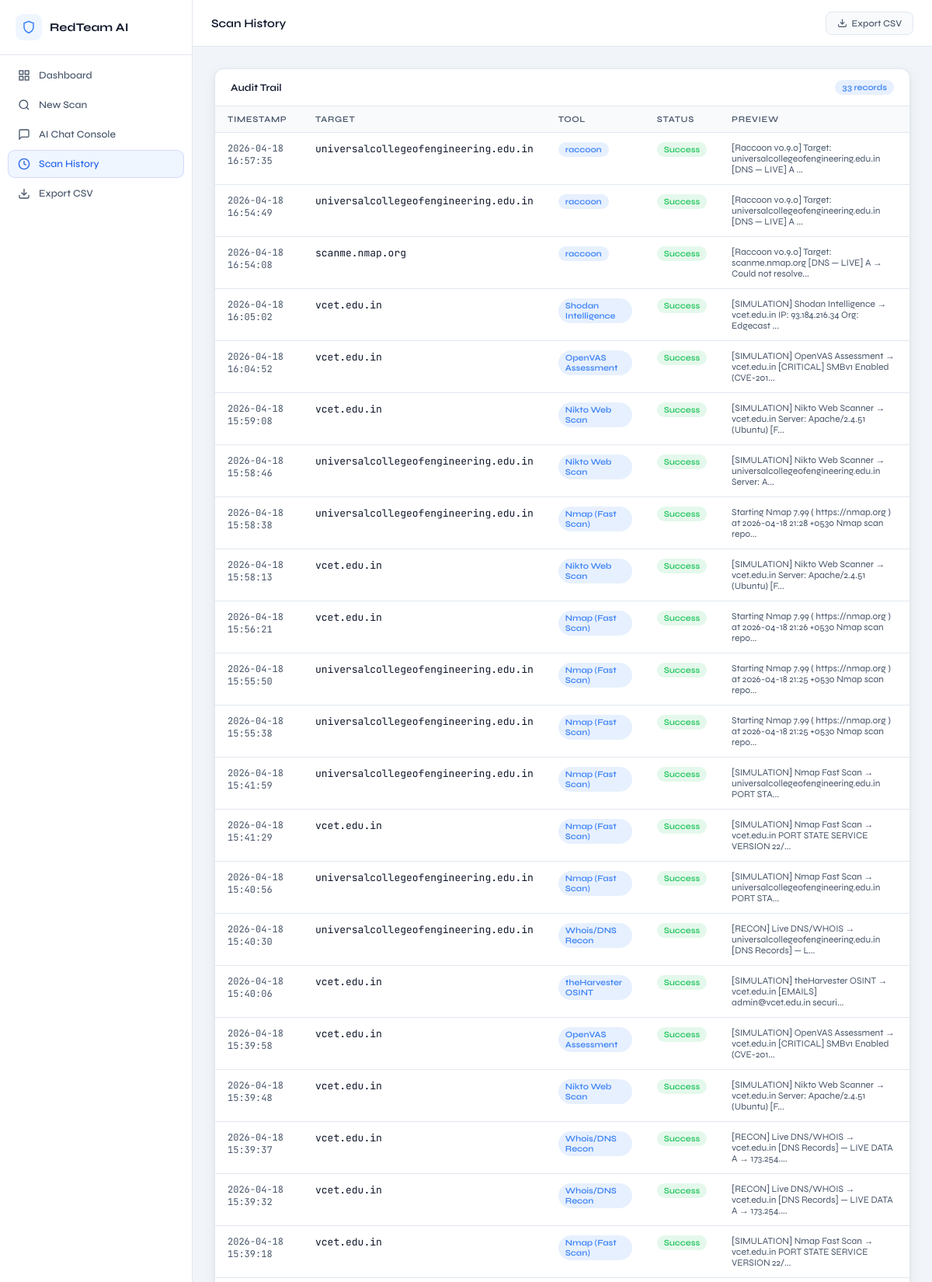
Screenshot of /individual/history (signed in, upper part) with the database file from the repository.
### app.py (models this page shows)
class AuditLog(db.Model):
    id             = db.Column(db.Integer, primary_key=True)
    user_id        = db.Column(db.Integer, db.ForeignKey('user.id'), nullable=False)
    target         = db.Column(db.String(150), nullable=False)
    tool_used      = db.Column(db.String(80),  nullable=False)
    timestamp      = db.Column(db.DateTime, default=datetime.utcnow)
    status         = db.Column(db.String(50))
    output_summary = db.Column(db.Text)
    user           = db.relationship('User', backref=db.backref('logs', lazy=True))

### app.py (the view)
@app.route('/individual/history')
@login_required
def individual_history():
    session['mode'] = 'individual'
    logs = AuditLog.query.filter_by(user_id=current_user.id).order_by(AuditLog.timestamp.desc()).all()
    return render_template('individual/history.html', logs=logs)

### app.py (called while the page is built)
@login_manager.user_loader
def load_user(uid): return User.query.get(int(uid))

### templates/individual/history.html
{% extends "base.html" %}{% from "individual/_nav.html" import individual_nav %}
{% block title %}RedTeam AI — History{% endblock %}{% block page_title %}Scan History{% endblock %}
{% block sidebar_nav %}{{ individual_nav('history') }}{% endblock %}
{% block topbar_right %}<a href="{{ url_for('export_scans') }}" class="topbar-btn"><svg width="13" height="13" viewBox="0 0 24 24" fill="none" stroke="currentColor" stroke-width="2"><path d="M21 15v4a2 2 0 01-2 2H5a2 2 0 01-2-2v-4"/><polyline points="7 10 12 15 17 10"/><line x1="12" y1="15" x2="12" y2="3"/></svg>Export CSV</a>{% endblock %}
{% block content %}
<div class="card"><div class="card-head"><span>Audit Trail</span><span class="badge badge-blue">{{ logs|length }} records</span></div>
<div class="card-body p0">{% if logs %}
<table class="data-table"><thead><tr><th>Timestamp</th><th>Target</th><th>Tool</th><th>Status</th><th>Preview</th></tr></thead><tbody>
{% for l in logs %}<tr><td class="mono muted-text small-text">{{ l.timestamp.strftime('%Y-%m-%d %H:%M:%S') }}</td><td><code class="mono">{{ l.target }}</code></td><td><span class="badge badge-blue">{{ l.tool_used }}</span></td><td><span class="badge badge-green">{{ l.status }}</span></td><td class="muted-text small-text">{{ (l.output_summary or '')[:80] }}...</td></tr>{% endfor %}
</tbody></table>{% else %}<div class="empty-state"><p>No scan history yet.</p></div>{% endif %}
</div></div>{% endblock %}

### static/css/styles.css (style rules this page uses)
:root { --blue:#3b82f6;--blue-dim:#1d4ed8;--indigo:#6366f1;--indigo-dim:#4338ca; --green:#22c55e;--red:#ef4444;--amber:#f59e0b;--orange:#f97316; --purple:#a855f7;--cyan:#06b6d4;--pink:#ec4899;--slate:#64748b; --bg:#f1f5f9;--surface:#fff;--surface2:#f8fafc;--border:#e2e8f0;--border2:#cbd5e1; --text:#0f172a;--text2:#475569;--text3:#94a3b8; --sidebar-bg:#fff;--sidebar-border:#e2e8f0; --nav-active-bg:#eff6ff;--nav-active-c:#2563eb;--nav-hover-bg:#f8fafc; --radius:12px;--shadow:0 1px 3px rgba(0,0,0,.06),0 4px 16px rgba(0,0,0,.06); }
*,*::before,*::after { box-sizing:border-box;margin:0;padding:0; }
html,body { height:100%; }
body { font-family:'Syne',sans-serif;background:var(--bg);color:var(--text);-webkit-font-smoothing:antialiased; }
a { text-decoration:none;color:inherit; }
.mono { font-family:'JetBrains Mono',monospace; }
.topbar-btn { display:flex;align-items:center;gap:6px;padding:7px 14px;border-radius:8px;font-size:12px;font-weight:500;background:var(--surface2);color:var(--text2);border:1px solid var(--border);transition:all .15s;font-family:'Syne',sans-serif;cursor:pointer;text-decoration:none; }
.card { background:var(--surface);border:1px solid var(--border);border-radius:var(--radius);box-shadow:var(--shadow);overflow:hidden; }
.card-head { display:flex;align-items:center;justify-content:space-between;padding:14px 20px;border-bottom:1px solid var(--border);font-size:13px;font-weight:600;color:var(--text); }
.card-body { padding:20px; }
.card-body.p0 { padding:0; }
.data-table { width:100%;border-collapse:collapse;font-size:13px; }
.data-table th { padding:10px 16px;text-align:left;font-size:11px;font-weight:600;text-transform:uppercase;letter-spacing:.06em;color:var(--text2);background:var(--surface2);border-bottom:1px solid var(--border); }
.data-table td { padding:12px 16px;border-bottom:1px solid var(--border);color:var(--text);vertical-align:top; }
.muted-text { color:var(--text2)!important; }
.small-text { font-size:12px; }
.badge { display:inline-flex;align-items:center;padding:3px 9px;border-radius:999px;font-size:11px;font-weight:600; }
.badge-blue { background:rgba(59,130,246,.12);color:var(--blue); }
.badge-green { background:rgba(34,197,94,.12);color:var(--green); }

### rows the page displays
AuditLog: timestamp "2026-04-18 16:57:35", target "universalcollegeofengineering.edu.in", tool_used "raccoon", status "Success", output_summary "[Raccoon v0.9.0] Target: universalcollegeofengineering.edu.in [DNS — LIVE] A"
AuditLog: timestamp "2026-04-18 16:54:49", target "universalcollegeofengineering.edu.in", tool_used "raccoon", status "Success", output_summary "[Raccoon v0.9.0] Target: universalcollegeofengineering.edu.in [DNS — LIVE] A"
AuditLog: timestamp "2026-04-18 16:54:08", target "scanme.nmap.org", tool_used "raccoon", status "Success", output_summary "[Raccoon v0.9.0] Target: scanme.nmap.org [DNS — LIVE] A → Could not resolve"
AuditLog: timestamp "2026-04-18 16:05:02", target "vcet.edu.in", tool_used "Shodan Intelligence", status "Success", output_summary "[SIMULATION] Shodan Intelligence → vcet.edu.in IP: 93.184.216.34 Org: Edgecast"
AuditLog: timestamp "2026-04-18 16:04:52", target "vcet.edu.in", tool_used "OpenVAS Assessment", status "Success", output_summary "[SIMULATION] OpenVAS Assessment → vcet.edu.in [CRITICAL] SMBv1 Enabled (CVE-201"
AuditLog: timestamp "2026-04-18 15:59:08", target "vcet.edu.in", tool_used "Nikto Web Scan", status "Success", output_summary "[SIMULATION] Nikto Web Scanner → vcet.edu.in Server: Apache/2.4.51 (Ubuntu) [F"
AuditLog: timestamp "2026-04-18 15:58:46", target "universalcollegeofengineering.edu.in", tool_used "Nikto Web Scan", status "Success", output_summary "[SIMULATION] Nikto Web Scanner → universalcollegeofengineering.edu.in Server: A"
AuditLog: timestamp "2026-04-18 15:58:38", target "universalcollegeofengineering.edu.in", tool_used "Nmap (Fast Scan)", status "Success", output_summary "Starting Nmap 7.99 ( https://nmap.org ) at 2026-04-18 21:28 +0530 Nmap scan repo"
AuditLog: timestamp "2026-04-18 15:58:13", target "vcet.edu.in", tool_used "Nikto Web Scan", status "Success", output_summary "[SIMULATION] Nikto Web Scanner → vcet.edu.in Server: Apache/2.4.51 (Ubuntu) [F"
AuditLog: timestamp "2026-04-18 15:56:21", target "vcet.edu.in", tool_used "Nmap (Fast Scan)", status "Success", output_summary "Starting Nmap 7.99 ( https://nmap.org ) at 2026-04-18 21:26 +0530 Nmap scan repo"
AuditLog: timestamp "2026-04-18 15:55:50", target "universalcollegeofengineering.edu.in", tool_used "Nmap (Fast Scan)", status "Success", output_summary "Starting Nmap 7.99 ( https://nmap.org ) at 2026-04-18 21:25 +0530 Nmap scan repo"
AuditLog: timestamp "2026-04-18 15:55:38", target "universalcollegeofengineering.edu.in", tool_used "Nmap (Fast Scan)", status "Success", output_summary "Starting Nmap 7.99 ( https://nmap.org ) at 2026-04-18 21:25 +0530 Nmap scan repo"
AuditLog: timestamp "2026-04-18 15:41:59", target "universalcollegeofengineering.edu.in", tool_used "Nmap (Fast Scan)", status "Success", output_summary "[SIMULATION] Nmap Fast Scan → universalcollegeofengineering.edu.in PORT STA"
AuditLog: timestamp "2026-04-18 15:41:29", target "vcet.edu.in", tool_used "Nmap (Fast Scan)", status "Success", output_summary "[SIMULATION] Nmap Fast Scan → vcet.edu.in PORT STATE SERVICE VERSION 22/"
AuditLog: timestamp "2026-04-18 15:40:56", target "universalcollegeofengineering.edu.in", tool_used "Nmap (Fast Scan)", status "Success", output_summary "[SIMULATION] Nmap Fast Scan → universalcollegeofengineering.edu.in PORT STA"
AuditLog: timestamp "2026-04-18 15:40:30", target "universalcollegeofengineering.edu.in", tool_used "Whois/DNS Recon", status "Success", output_summary "[RECON] Live DNS/WHOIS → universalcollegeofengineering.edu.in [DNS Records] — L"
AuditLog: timestamp "2026-04-18 15:40:06", target "vcet.edu.in", tool_used "theHarvester OSINT", status "Success", output_summary "[SIMULATION] theHarvester OSINT → vcet.edu.in [EMAILS] admin@vcet.edu.in securi"
AuditLog: timestamp "2026-04-18 15:39:58", target "vcet.edu.in", tool_used "OpenVAS Assessment", status "Success", output_summary "[SIMULATION] OpenVAS Assessment → vcet.edu.in [CRITICAL] SMBv1 Enabled (CVE-201"
AuditLog: timestamp "2026-04-18 15:39:48", target "vcet.edu.in", tool_used "Nikto Web Scan", status "Success", output_summary "[SIMULATION] Nikto Web Scanner → vcet.edu.in Server: Apache/2.4.51 (Ubuntu) [F"
AuditLog: timestamp "2026-04-18 15:39:37", target "vcet.edu.in", tool_used "Whois/DNS Recon", status "Success", output_summary "[RECON] Live DNS/WHOIS → vcet.edu.in [DNS Records] — LIVE DATA A → 173.254."
AuditLog: timestamp "2026-04-18 15:39:32", target "vcet.edu.in", tool_used "Whois/DNS Recon", status "Success", output_summary "[RECON] Live DNS/WHOIS → vcet.edu.in [DNS Records] — LIVE DATA A → 173.254."
AuditLog: timestamp "2026-04-18 15:39:18", target "vcet.edu.in", tool_used "Nmap (Fast Scan)", status "Success", output_summary "[SIMULATION] Nmap Fast Scan → vcet.edu.in PORT STATE SERVICE VERSION 22/"

### other values shown
{{ logs|length }} "33"
